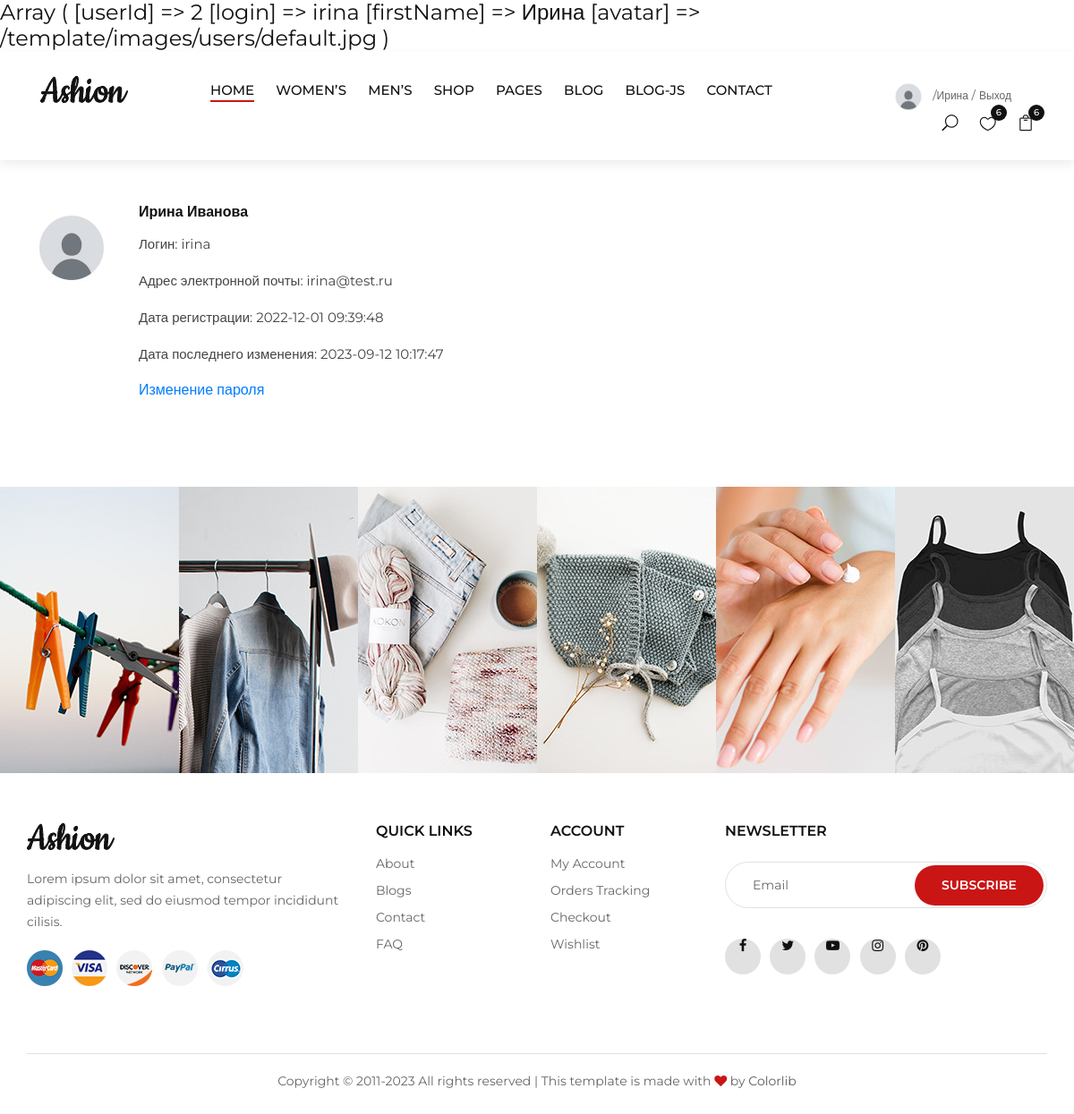
/cabinet.php (signed in), run on the app's committed database.
### tables this page shows
CREATE TABLE `users` (
  `id` int(11) NOT NULL,
  `login` varchar(255) NOT NULL,
  `first_name` varchar(255) NOT NULL,
  `last_name` varchar(255) NOT NULL,
  `email` varchar(255) NOT NULL,
  `password` varchar(255) NOT NULL,
  `image` text NOT NULL,
  `add_date` timestamp NOT NULL DEFAULT current_timestamp(),
  `update_date` timestamp NOT NULL DEFAULT current_timestamp(),
  `favourite` longtext DEFAULT NULL CHECK (json_valid(`favourite`))
);

### cabinet.php (called while the page is built, shortened)
<?php
require 'models/Users.php';
$userId = $_SESSION["userId"];
$userInfo = Users::getUserInfoById($userId);
require 'views/cabinet_view.php';

### models/Users.php (called while the page is built, shortened)
<?php
class Users
{
    public static function getUserInfoById($id){
        $pdo = DBConnect::getConnection();
        $query = "SELECT *
                    FROM users
                    WHERE id = ?";
        $statement = $pdo->prepare($query);
        $statement->execute([$id]);
        return $statement->fetch();
    }
}

### views/cabinet_view.php (the view)
<?php
require 'components/header.php';
?>
<div class="container">
    <div class="row">
        <div class="col-lg-8 col-md-12 my-5">
            <div class="blog__comment__item mb-5">
                <div class="blog__comment__item__pic">
                    <img src="<?=$userInfo['image']?>" alt="<?=$userInfo['first_name'].' '.$userInfo['last_name']?>">
                </div>
                <div class="blog__comment__item__text">
                    <h6><?=$userInfo['first_name'].' '.$userInfo['last_name']?></h6>
                    <p>Логин: <?=$userInfo['login']?></p>
                    <p>Адрес электронной почты: <?=$userInfo['email']?></p>
                    <p>Дата регистрации: <?=$userInfo['add_date']?></p>
                    <p>Дата последнего изменения: <?=$userInfo['update_date']?></p>
                    <a href="reset-password.php">Изменение пароля</a>
                </div>
            </div>
        </div>
    </div>
</div>
<?php
require 'components/instagram.php';
?>
<?php
require 'components/footer.php';
?>

### css/style.css (style rules this page uses)
html, body { height: 100%; font-family: "Montserrat", sans-serif; -webkit-font-smoothing: antialiased; }
h1, h2, h3, h4, h5, h6 { margin: 0; color: #111111; font-weight: 400; font-family: "Montserrat", sans-serif; }
h6 { font-size: 16px; }
p { font-size: 14px; font-family: "Montserrat", sans-serif; color: #666666; font-weight: 400; line-height: 24px; margin: 0 0 15px 0; }
img { max-width: 100%; }
.blog__comment__item { margin-bottom: 35px; }
.blog__comment__item:last-child { margin-bottom: 0; }
.blog__comment__item__pic { float: left; margin-right: 25px; }
.blog__comment__item__pic img { border-radius: 50%; width: 100px; }
.blog__comment__item__text { overflow: hidden; }
.blog__comment__item__text h6 { color: #111111; font-weight: 600; margin-bottom: 14px; }
.blog__comment__item__text p { font-size: 15px; color: #444444; line-height: 26px; }
@media only screen and (min-width: 1200px) { .container { max-width: 1170px; } }

### data on the page
users: image (placeholder picture), first_name "Ирина", last_name "Иванова", login "irina", email "irina@test.ru", add_date "2022-12-01 09:39:48", update_date "2023-09-12 10:17:47"

### other printed values
$_SESSION['firstName'] "Ирина"
